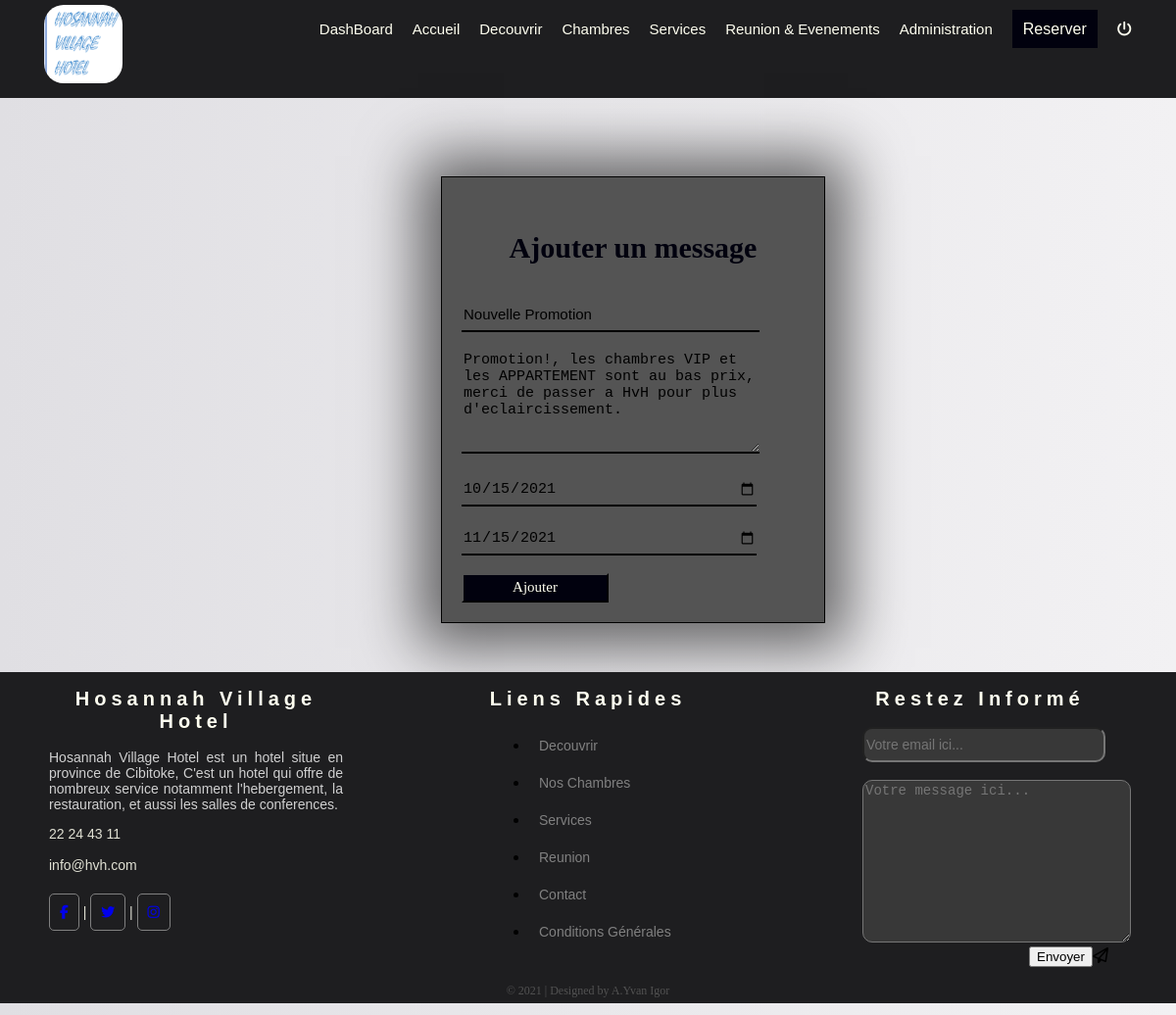
/admin/modifier.php?mod=2, run on the app's committed database.
### tables this page shows
CREATE TABLE IF NOT EXISTS `news` (
  `id_news` int(11) NOT NULL AUTO_INCREMENT,
  `titre` varchar(500) NOT NULL,
  `newmessage` longtext NOT NULL,
  `datepublication` date NOT NULL,
  `dateexpiration` date NOT NULL,
  PRIMARY KEY (`id_news`)
);

### admin/modifier.php (the view, shortened to what this page needs)
<?php
include("database.php");
?>
<!DOCTYPE html>
<html lang="fr">
<head>
</head>
<body>
<?php
    include("menu.php");
    if(isset($_GET["mod"])){
        $idg=$_GET["mod"];
        $selection=$bdd->query("SELECT * FROM news WHERE id_news=$idg");
        $data=$selection->fetch();
    }
    ?>
    <form method="post" id="formul">
        <h2 class="h2title">Ajouter un message</h2>
       <div class="boxx">
       <input type="text" name="title" id="title" value="<?php echo $data["titre"];?>"placeholder="titre du message...">
       </div><br>
       <div class="boxx">
       <textarea name="news" id="tex" cols="30" rows="10" placeholder="votre message..."><?php echo $data["newmessage"];?></textarea>
       </div><br>
       <div class="boxx">
       <input type="date" name="datepub" id="datepub" value="<?php echo $data["datepublication"];?>">
       </div><br>
       <div class="boxx">
       <input type="date" name="dateexp" id="dateexp" value="<?php echo $data["dateexpiration"];?>">
       </div><br>
       <div class="boxx">
       <input type="submit" name="envoyer" value="Ajouter" id="sub">
       </div>
    </form>
    <?php
    include("footer.php");
    ?>
</body>
</html>

### admin/css/menus.css (style rules this page uses)
body { padding:0; margin:0; }

### admin/modifier.php (style rules this page uses)
body { background:linear-gradient(90deg,#e0dfe3,#f2f1f3); }
#formul { border:1px solid black; padding:20px; width:350px; margin-left:450px; margin-top:80px; background:rgb(84,84,84); margin-bottom:50px; box-shadow:0px 2px 57px 23px rgba(0,0,0,0.58); }
.h2title { font-family:calibri; font-size:30px; color:rgb(1,1,14); text-align:center; padding:10px; }
#title { width:300px; height:30px; border-top:0; border-right:0; border-left:0; border-bottom:2px solid black; outline:none; background:transparent; font-size:15px; }
#tex { width:300px; height:100px; border-top:0; border-right:0; border-left:0; border-bottom:2px solid black; outline:none; background:transparent; font-size:15px; }
#datepub { width:300px; height:30px; border-top:0; border-right:0; border-left:0; border-bottom:2px solid black; outline:none; background:transparent; font-size:15px; }
#dateexp { width:300px; height:30px; border-top:0; border-right:0; border-left:0; border-bottom:2px solid black; outline:none; background:transparent; font-size:15px; }
#sub { height:30px; width:150px; background:rgb(1,1,14); color:ivory; font-size:15px; font-family:calibri; }

### data on the page
news: title "Nouvelle Promotion", news "Promotion!, les chambres VIP et les APPARTEMENT sont au bas prix, merci de passer a HvH pour plus d'eclaircissement.", datepub "10/15/2021", dateexp "11/15/2021"
